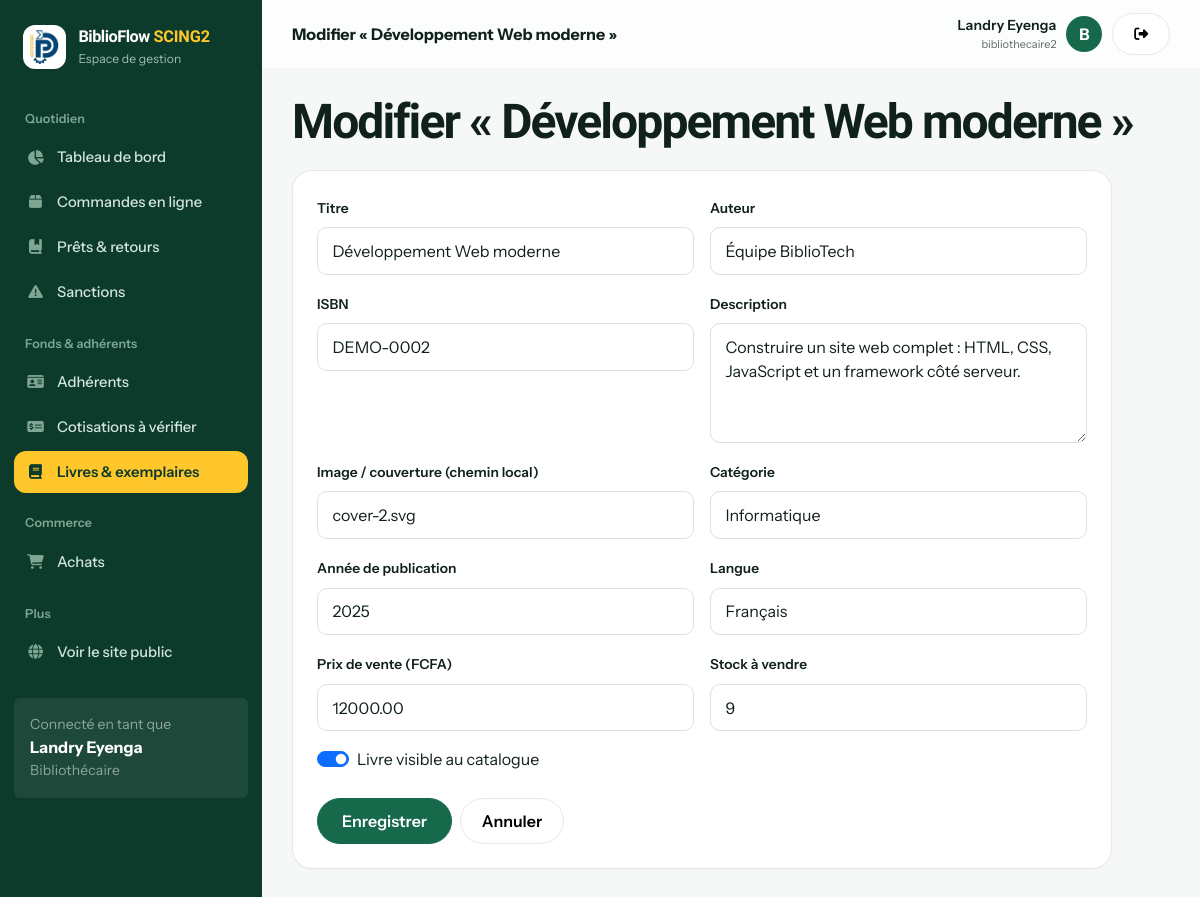
/gestion/livres/2/modifier/ (signed in), run on the app's committed database.
### bibliotheque/models.py (models this page shows, shortened)
class Utilisateur(AbstractUser):
    ROLES = [("adherent", "Adhérent"), ("bibliothecaire", "Bibliothécaire"), ("administrateur", "Administrateur")]
    STATUTS = [("en_attente", "En attente de validation"), ("actif", "Actif"), ("suspendu", "Suspendu")]
    first_name = None  # remplacés par nom / prénom
    last_name = None
    nom = models.CharField(max_length=80)
    prenom = models.CharField(max_length=80)
    telephone = models.CharField(max_length=20, blank=True)
    adresse = models.CharField(max_length=200, blank=True)
    role = models.CharField(max_length=20, choices=ROLES, default="adherent")
    statut = models.CharField(max_length=12, choices=STATUTS, default="actif")
    numero_carte = models.CharField(max_length=20, unique=True, null=True, blank=True)
    date_debut_adhesion = models.DateField(null=True, blank=True)
    date_expiration = models.DateField(null=True, blank=True)  # fin de validité de l'adhésion
    suspendu_jusqu = models.DateField(null=True, blank=True)   # emprunts suspendus après un retard
    REQUIRED_FIELDS = ["nom", "prenom", "email"]
    def get_full_name(self):
        return f"{self.prenom} {self.nom}".strip()
    @property
    def est_personnel(self):
        return self.is_superuser or self.role in ("bibliothecaire", "administrateur")

class Livre(models.Model):
    titre = models.CharField(max_length=200)
    auteur = models.CharField(max_length=120)
    isbn = models.CharField(max_length=20, unique=True, null=True, blank=True)
    description = models.TextField(blank=True)
    image = models.CharField(max_length=255, blank=True)  # chemin relatif dans static/media
    categorie = models.CharField(max_length=80, blank=True)
    annee_publication = models.PositiveSmallIntegerField(null=True, blank=True)
    langue = models.CharField(max_length=30, default="Français")
    prix = models.DecimalField(max_digits=10, decimal_places=2, default=0)  # prix de vente
    stock_vente = models.PositiveIntegerField(default=0)                    # exemplaires à vendre
    actif = models.BooleanField(default=True)
    class Meta:
        ordering = ["titre"]

### bibliotheque/views.py (the view)
# urls.py: path("gestion/livres/<int:pk>/modifier/", views.livre_modifier, name="livre_modifier"),
@role_requis(*STAFF)
def livre_modifier(request, pk):
    livre = get_object_or_404(Livre, pk=pk)
    form = LivreForm(request.POST or None, instance=livre)
    if request.method == "POST" and form.is_valid():
        for champ, val in form.cleaned_data.items():
            setattr(livre, champ, val.strip() if isinstance(val, str) else val)
        livre.save()
        messages.success(request, "Livre modifié.")
        return redirect("livre_exemplaires", pk=pk)
    return render(request, "bibliotheque/form_page.html", _ctx_livre_form(form, f"Modifier « {livre.titre} »"))

### bibliotheque/acces.py (called while the page is built)
def est_personnel(user):
    return user.is_authenticated and user.est_personnel

def role_requis(*roles):
    def deco(vue):
        @login_required
        @wraps(vue)
        def wrapper(request, *a, **kw):
            if request.user.is_superuser or request.user.role in roles:
                return vue(request, *a, **kw)
            messages.error(request, "Accès non autorisé pour votre rôle.")
            return redirect("accueil")
        return wrapper
    return deco

### bibliotheque/context.py (called while the page is built)
def globales(request):
    ctx = {"p": params(), "panier_count": 0, "est_personnel": False, "cotisations_a_verifier": 0}
    try:
        ctx["panier_count"] = sum(request.session.get("panier", {}).values())
    except Exception:
        pass
    if request.user.is_authenticated:
        ctx["est_personnel"] = est_personnel(request.user)
        if ctx["est_personnel"]:
            ctx["cotisations_a_verifier"] = CotisationAdhesion.objects.filter(statut="en_attente").count()
    return ctx

### bibliotheque/forms.py (called while the page is built)
    def _style(self):
        for f in self.fields.values():
            w = f.widget
            if isinstance(w, (forms.CheckboxInput, forms.RadioSelect)):
                w.attrs["class"] = "form-check-input"
            elif isinstance(w, forms.Select):
                w.attrs["class"] = "form-select"
            else:
                w.attrs["class"] = "form-control"

### bibliotheque/services.py (called while the page is built)
def params():
    d = dict(settings.BIBLIO)
    for cle in ("amende_par_jour", "amende_plafond", "frais_perte"):
        d[cle] = Decimal(str(d[cle]))
    return SimpleNamespace(**d)

### bibliotheque/views.py (called while the page is built)
def _ctx_livre_form(form, titre):
    return {"form": form, "titre": titre, "retour": "livres_gestion", "bouton": "Enregistrer",
            "auteurs": Livre.objects.order_by("auteur").values_list("auteur", flat=True).distinct(),
            "categories": Livre.objects.exclude(categorie="").order_by("categorie").values_list("categorie", flat=True).distinct()}

### bibliotheque/templates/bibliotheque/form_page.html (shortened to what this page needs)
{% extends "bibliotheque/base.html" %}{% block titre %}{{ titre }} – BiblioFlow SCING2{% endblock %}{% block entete %}{{ titre }}{% endblock %}{% block contenu %}
<div class="page-title mb-4"><h1>{{ titre }}</h1>{% if sous_titre %}<p>{{ sous_titre }}</p>{% endif %}</div>
<div class="cardx p-4" style="max-width:820px"><form method="post" novalidate>{% csrf_token %}
<div class="row g-3">{% for f in form %}<div class="{% if f.field.widget.input_type == 'checkbox' %}col-12{% else %}col-md-6{% endif %}">
{% if f.field.widget.input_type == 'checkbox' %}<div class="form-check form-switch">{{ f }}<label class="form-check-label" for="{{ f.id_for_label }}">{{ f.label }}</label></div>
{% else %}<label class="form-label fw-semibold small" for="{{ f.id_for_label }}">{{ f.label }}</label>{{ f }}{% endif %}
{% for e in f.errors %}<div class="text-danger small mt-1">{{ e }}</div>{% endfor %}</div>{% endfor %}</div>
<div class="d-flex gap-2 mt-4"><button class="btn btn-primary px-4">{{ bouton|default:"Enregistrer" }}</button><a href="{% url retour %}" class="btn btn-light">Annuler</a></div></form></div>
{% endblock %}

### bibliotheque/templates/bibliotheque/base.html (shortened to what this page needs)
{% load static %}<!doctype html>
<html lang="fr"><head><meta charset="utf-8"><meta name="viewport" content="width=device-width, initial-scale=1"><title>{% block titre %}BiblioFlow SCING2{% endblock %}</title>
<link href="https://cdn.jsdelivr.net/npm/bootstrap@5.3.3/dist/css/bootstrap.min.css" rel="stylesheet"><link href="https://cdnjs.cloudflare.com/ajax/libs/font-awesome/6.5.2/css/all.min.css" rel="stylesheet"><link href="{% static 'bibliotheque/app.css' %}" rel="stylesheet"></head>
<body>{% with u=request.resolver_match.url_name %}<div class="app-shell">
<aside class="sidebar" id="sidebar">
  <div class="brand"><span class="logo-chip"><img src="{% static 'bibliotheque/images/logo.png' %}" alt="" height="34" width="29"></span><div><strong>BiblioFlow <span class="brand-tag">SCING2</span></strong><small>Espace de gestion</small></div></div>
  <div class="nav-title">Quotidien</div>
  <a class="side-link {% if u == 'tableau_bord' %}active{% endif %}" href="{% url 'tableau_bord' %}"><i class="fa-solid fa-chart-pie"></i>Tableau de bord</a>
  <a class="side-link {% if u == 'commandes' %}active{% endif %}" href="{% url 'commandes' %}"><i class="fa-solid fa-box"></i>Commandes en ligne</a>
  <a class="side-link {% if u == 'emprunts' %}active{% endif %}" href="{% url 'emprunts' %}"><i class="fa-solid fa-book-bookmark"></i>Prêts &amp; retours</a>
  <a class="side-link {% if u == 'sanctions' %}active{% endif %}" href="{% url 'sanctions' %}"><i class="fa-solid fa-triangle-exclamation"></i>Sanctions</a>
  <div class="nav-title">Fonds &amp; adhérents</div>
  <a class="side-link {% if u == 'adherents' or u == 'adherent_detail' or u == 'adherent_nouveau' or u == 'adherent_modifier' %}active{% endif %}" href="{% url 'adherents' %}"><i class="fa-solid fa-id-card"></i>Adhérents</a>
  <a class="side-link " href="{% url 'cotisations' %}"><i class="fa-solid fa-money-check-dollar"></i>Cotisations à vérifier</a>
  <a class="side-link {% if u == 'livres_gestion' or u == 'livre_exemplaires' or u == 'livre_nouveau' or u == 'livre_modifier' %}active{% endif %}" href="{% url 'livres_gestion' %}"><i class="fa-solid fa-book"></i>Livres &amp; exemplaires</a>
  <div class="nav-title">Commerce</div>
  <a class="side-link {% if u == 'achats' or u == 'achat_detail' or u == 'achat_nouveau' %}active{% endif %}" href="{% url 'achats' %}"><i class="fa-solid fa-cart-shopping"></i>Achats</a>
  <div class="nav-title">Plus</div>
  <a class="side-link" href="{% url 'accueil' %}"><i class="fa-solid fa-globe"></i>Voir le site public</a>
  <div class="mt-4 p-3 rounded-2" style="background:#ffffff0a"><div class="small text-white-50">Connecté en tant que</div><strong>{{ user.get_full_name|default:user.username }}</strong><div class="small text-white-50">{{ user.get_role_display }}</div></div>
</aside>
<main class="main"><header class="topbar"><div class="d-flex align-items-center gap-3"><div class="fw-bold">{% block entete %}{% endblock %}</div></div>
<div class="user-chip"><div class="text-end d-none d-sm-block"><div class="fw-semibold small">{{ user.get_full_name|default:user.username }}</div><div class="muted" style="font-size:11px">{{ user.username }}</div></div><div class="avatar">{{ user.username|first|upper }}</div><form method="post" action="{% url 'logout' %}">{% csrf_token %}<button class="btn btn-sm btn-light" title="Déconnexion"><i class="fa-solid fa-right-from-bracket"></i></button></form></div></header>
<div class="content">{% block contenu %}{% endblock %}</div></main></div>{% endwith %}
<script src="https://cdn.jsdelivr.net/npm/bootstrap@5.3.3/dist/js/bootstrap.bundle.min.js"></script><script src="{% static 'bibliotheque/app.js' %}" defer></script>{% block scripts %}{% endblock %}</body></html>

### data on the page
Utilisateur: get_full_name "Landry Eyenga", role "Bibliothécaire", username "bibliothecaire2", username|first "B"
Livre: form "Développement Web moderne" "Équipe BiblioTech" "DEMO-0002" "Construire un site web complet : HTML, CSS, JavaScript et un framework côté serveur." "cover-2.svg" "Informatique" "2025" "Français" "12000.00" "9", form "☑"

### other printed values
{{ titre }} "Modifier « Développement Web moderne »"
{{ f.label }} "Titre" "Auteur" "ISBN" "Description" "Image / couverture (chemin local)" "Catégorie" "Année de publication" "Langue" "Prix de vente (FCFA)" "Stock à vendre"
{{ f.label }} "Livre visible au catalogue"
{{ bouton|default:"Enregistrer" }} "Enregistrer"
